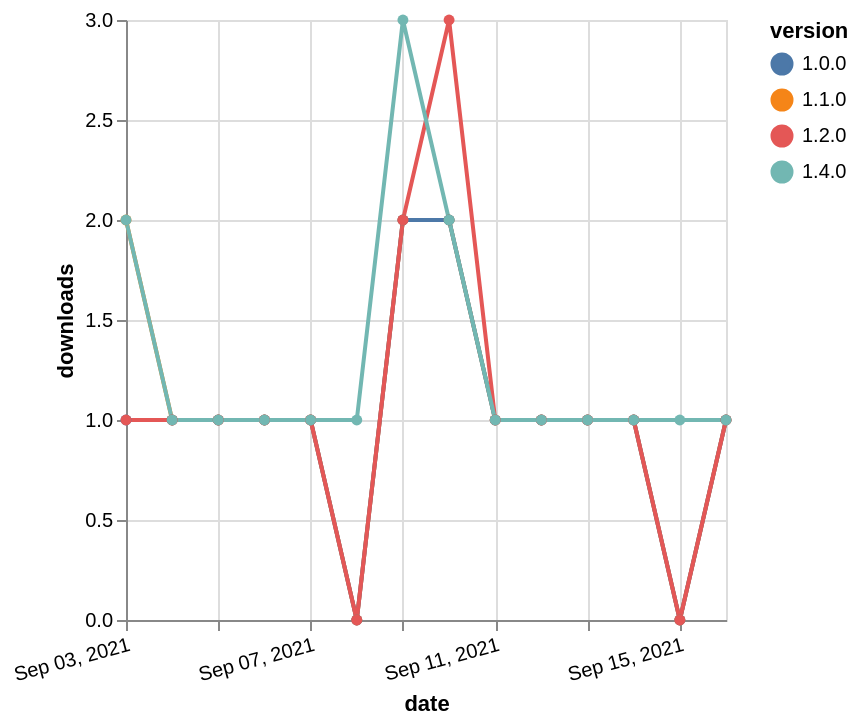

This figure's Vega-Lite source:
### Vega-Lite specification from a JSON file in a GitHub repository (floating-point values rounded to 4 significant figures)
{"$schema": "https://vega.github.io/schema/vega-lite/v5.json", "description": "A simple bar chart with embedded data.", "data": {"values": [{"date": "2021-09-03", "total": 150, "delta": 2, "version": "1.1.0"}, {"date": "2021-09-04", "total": 151, "delta": 1, "version": "1.1.0"}, {"date": "2021-09-05", "total": 152, "delta": 1, "version": "1.1.0"}, {"date": "2021-09-06", "total": 153, "delta": 1, "version": "1.1.0"}, {"date": "2021-09-07", "total": 154, "delta": 1, "version": "1.1.0"}, {"date": "2021-09-08", "total": 154, "delta": 0, "version": "1.1.0"}, {"date": "2021-09-09", "total": 156, "delta": 2, "version": "1.1.0"}, {"date": "2021-09-10", "total": 158, "delta": 2, "version": "1.1.0"}, {"date": "2021-09-11", "total": 159, "delta": 1, "version": "1.1.0"}, {"date": "2021-09-12", "total": 160, "delta": 1, "version": "1.1.0"}, {"date": "2021-09-13", "total": 161, "delta": 1, "version": "1.1.0"}, {"date": "2021-09-14", "total": 162, "delta": 1, "version": "1.1.0"}, {"date": "2021-09-15", "total": 162, "delta": 0, "version": "1.1.0"}, {"date": "2021-09-16", "total": 163, "delta": 1, "version": "1.1.0"}, {"date": "2021-09-03", "total": 160, "delta": 1, "version": "1.0.0"}, {"date": "2021-09-04", "total": 161, "delta": 1, "version": "1.0.0"}, {"date": "2021-09-05", "total": 162, "delta": 1, "version": "1.0.0"}, {"date": "2021-09-06", "total": 163, "delta": 1, "version": "1.0.0"}, {"date": "2021-09-07", "total": 164, "delta": 1, "version": "1.0.0"}, {"date": "2021-09-08", "total": 164, "delta": 0, "version": "1.0.0"}, {"date": "2021-09-09", "total": 166, "delta": 2, "version": "1.0.0"}, {"date": "2021-09-10", "total": 168, "delta": 2, "version": "1.0.0"}, {"date": "2021-09-11", "total": 169, "delta": 1, "version": "1.0.0"}, {"date": "2021-09-12", "total": 170, "delta": 1, "version": "1.0.0"}, {"date": "2021-09-13", "total": 171, "delta": 1, "version": "1.0.0"}, {"date": "2021-09-14", "total": 172, "delta": 1, "version": "1.0.0"}, {"date": "2021-09-15", "total": 172, "delta": 0, "version": "1.0.0"}, {"date": "2021-09-16", "total": 173, "delta": 1, "version": "1.0.0"}, {"date": "2021-09-03", "total": 186, "delta": 1, "version": "1.2.0"}, {"date": "2021-09-04", "total": 187, "delta": 1, "version": "1.2.0"}, {"date": "2021-09-05", "total": 188, "delta": 1, "version": "1.2.0"}, {"date": "2021-09-06", "total": 189, "delta": 1, "version": "1.2.0"}, {"date": "2021-09-07", "total": 190, "delta": 1, "version": "1.2.0"}, {"date": "2021-09-08", "total": 190, "delta": 0, "version": "1.2.0"}, {"date": "2021-09-09", "total": 192, "delta": 2, "version": "1.2.0"}, {"date": "2021-09-10", "total": 195, "delta": 3, "version": "1.2.0"}, {"date": "2021-09-11", "total": 196, "delta": 1, "version": "1.2.0"}, {"date": "2021-09-12", "total": 197, "delta": 1, "version": "1.2.0"}, {"date": "2021-09-13", "total": 198, "delta": 1, "version": "1.2.0"}, {"date": "2021-09-14", "total": 199, "delta": 1, "version": "1.2.0"}, {"date": "2021-09-15", "total": 199, "delta": 0, "version": "1.2.0"}, {"date": "2021-09-16", "total": 200, "delta": 1, "version": "1.2.0"}, {"date": "2021-09-03", "total": 124, "delta": 2, "version": "1.4.0"}, {"date": "2021-09-04", "total": 125, "delta": 1, "version": "1.4.0"}, {"date": "2021-09-05", "total": 126, "delta": 1, "version": "1.4.0"}, {"date": "2021-09-06", "total": 127, "delta": 1, "version": "1.4.0"}, {"date": "2021-09-07", "total": 128, "delta": 1, "version": "1.4.0"}, {"date": "2021-09-08", "total": 129, "delta": 1, "version": "1.4.0"}, {"date": "2021-09-09", "total": 132, "delta": 3, "version": "1.4.0"}, {"date": "2021-09-10", "total": 134, "delta": 2, "version": "1.4.0"}, {"date": "2021-09-11", "total": 135, "delta": 1, "version": "1.4.0"}, {"date": "2021-09-12", "total": 136, "delta": 1, "version": "1.4.0"}, {"date": "2021-09-13", "total": 137, "delta": 1, "version": "1.4.0"}, {"date": "2021-09-14", "total": 138, "delta": 1, "version": "1.4.0"}, {"date": "2021-09-15", "total": 139, "delta": 1, "version": "1.4.0"}, {"date": "2021-09-16", "total": 140, "delta": 1, "version": "1.4.0"}]}, "width": "container", "mark": {"type": "line", "point": {"filled": true}}, "encoding": {"x": {"field": "date", "type": "temporal", "timeUnit": "yearmonthdate", "title": "date", "axis": {"labelAngle": -15}}, "y": {"field": "delta", "type": "quantitative", "title": "downloads"}, "color": {"field": "version", "type": "nominal"}, "tooltip": {"field": "delta"}}}
